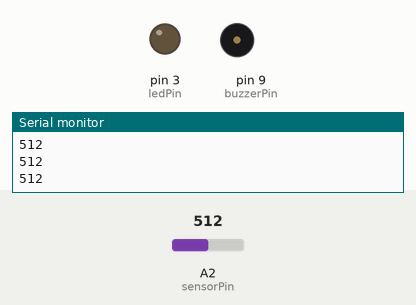
Bench run of a sketch on a simulated Arduino Uno, built with avr-gcc and run on an emulated ATmega328P. Shown: output pins drawn as LEDs (lit = HIGH), buzzer (waves = sounding), the last lines printed to the serial monitor. The test bench sets the inputs (shaded band); at power-on: A2 (sensorPin) = 512.

Above: at 1.2 s.
1.3 s: A2 (sensorPin) set to 531
2.8 s: A2 (sensorPin) set to 567
At 3.7 s:
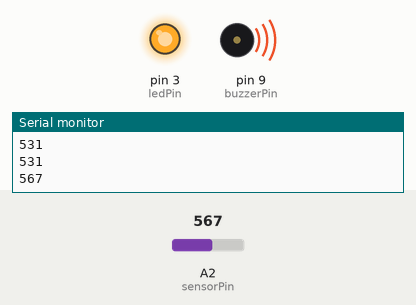
4.3 s: A2 (sensorPin) set to 540
At 5.2 s:
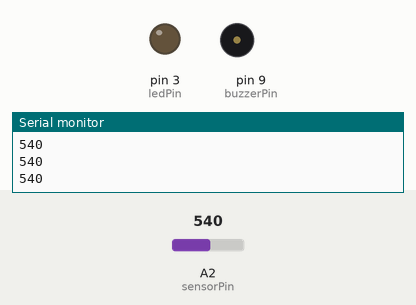
6.3 s: A2 (sensorPin) set to 560
At 7.5 s:
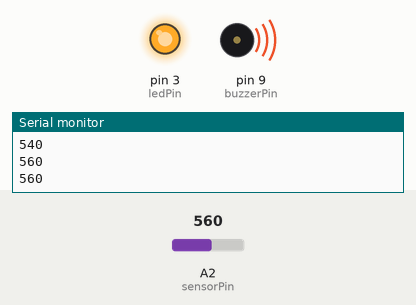
Timing chart, 0 to 8.8 s (numbered marks = the images above; inputs shaded):
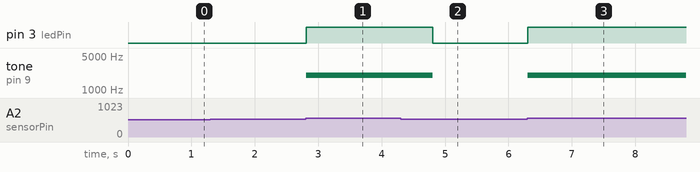

Measured:
- the behaviour switches between 549 and 550 on A2 (sensorPin) (found by bisection; images 0 and 1)
- after the input at 2.8 s, pin 3 (ledPin): LOW → HIGH at once; tone on pin 9 (buzzerPin): silent → 2000 Hz at once
- after the input at 4.3 s, pin 3 (ledPin): HIGH → LOW after 0.51 s; tone on pin 9 (buzzerPin): 2000 Hz → silent after 0.51 s
- after the input at 6.3 s, pin 3 (ledPin): LOW → HIGH at once; tone on pin 9 (buzzerPin): silent → 2000 Hz at once

The sketch:

sound_sensor.ino
```cpp
int sensorPin = 2;
int ledPin = 3;
int buzzerPin = 9;
int thresholdVal = 550;
int val = 0;

void setup() {
  pinMode(sensorPin, INPUT);
  pinMode(ledPin, OUTPUT);
  pinMode(buzzerPin, OUTPUT);
  Serial.begin(9600);
  // put your setup code here, to run once:

}

void loop() {
  val = analogRead(sensorPin);
  Serial.println(val);
  if (val >= thresholdVal){
     digitalWrite(ledPin, HIGH);
     tone(buzzerPin, 2000);
     delay(1000);

    }
  else{
     digitalWrite(ledPin, LOW);
     noTone(buzzerPin);
    }
  // put your main code here, to run repeatedly:

}
```
